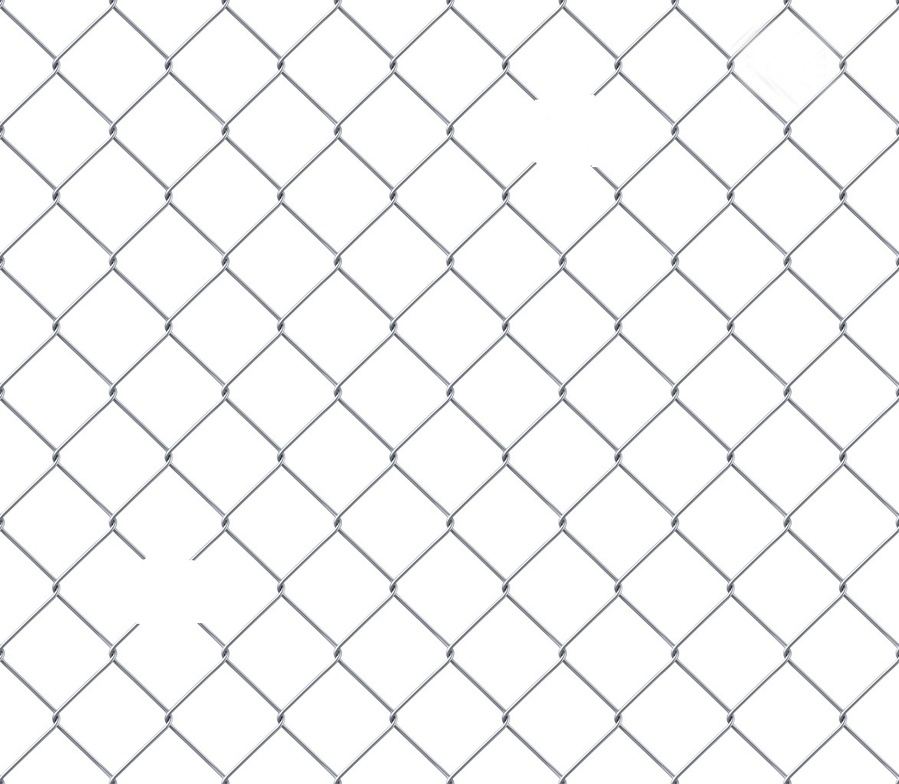
#> input picture au/au5/fence.jpg, 899 x 784 px, shrunk from 1173 x 1023 before the run
$ python a6.py
#> lines starting #> are read from the running program, lines starting #| are printed output that depends on the picture; after the words box and inside, x2 and y2 are one past the last pixel; in counts of white or black regions, pixels touching at a corner belong together
# Example: chain link fence hole detection
import cv2
import numpy as np
from matplotlib import pyplot as plt

# Load test image and binarize
img = cv2.imread('fence.jpg', 0)
#> img: shape (784, 899); min 18, max 255, mean 245.7
ret,BW = cv2.threshold(img,0,255,cv2.THRESH_BINARY+cv2.THRESH_OTSU)
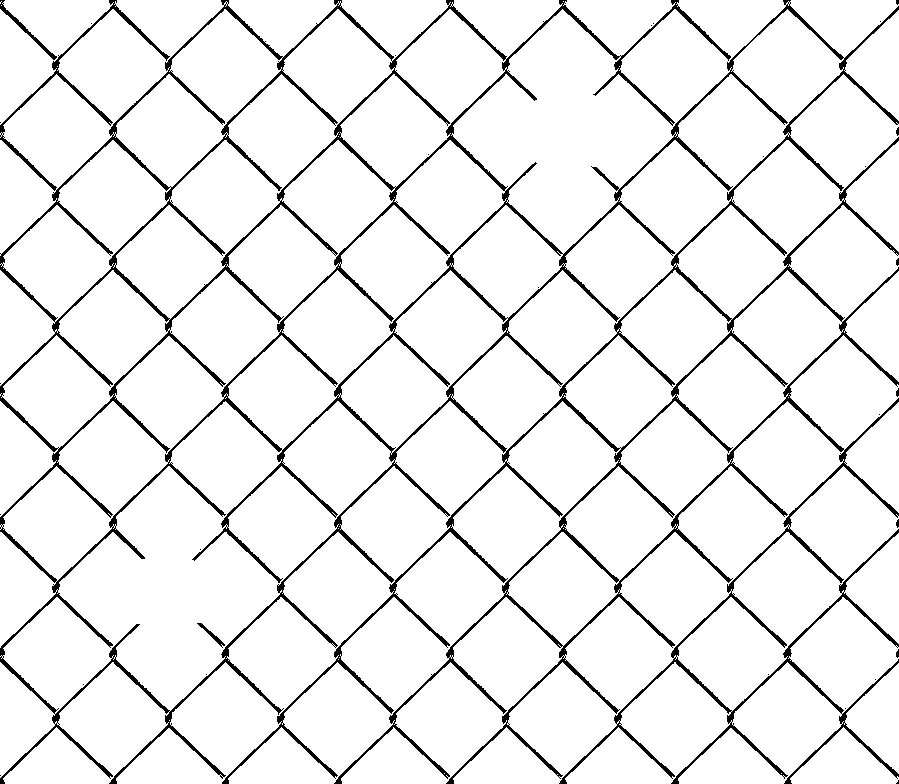
#> BW: shape (784, 899); 93.1% white; black in thin lines or dots
#> ret = 198

# Perform erosion with cross structuring element
se = cv2.getStructuringElement(cv2.MORPH_CROSS,(151,151))
BW1 = cv2.erode(BW,se,iterations = 1)
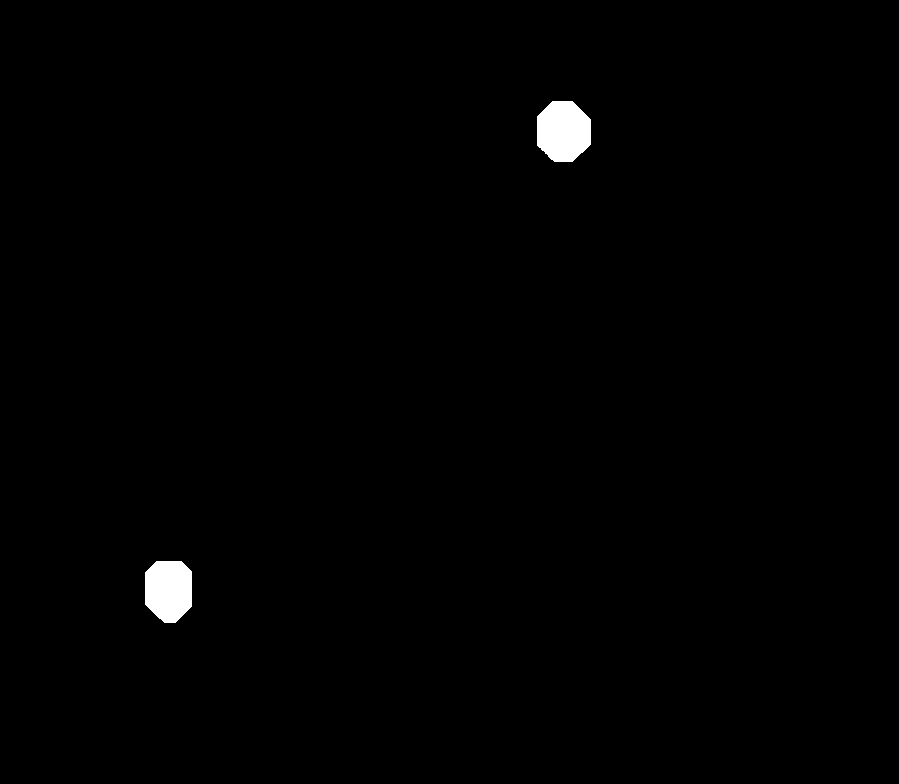
#> BW1: shape (784, 899); 0.73% white; 2 white regions, box (x1, y1, x2, y2) and area: (537, 101, 591, 162) 2698, (145, 561, 192, 623) 2482

# Show images
plt.subplot(1, 4, 1)
plt.imshow(se,cmap='gray')
plt.title('Cross structuring element')

plt.subplot(1, 4, 2)
plt.imshow(img, cmap='gray')
plt.title('Original Image')

plt.subplot(1, 4, 3)
plt.imshow(BW, cmap='gray')
plt.title('Binarized Image')

plt.subplot(1, 4, 4)
plt.imshow(BW1, cmap='gray')
plt.title('Eroded Image')

plt.show()
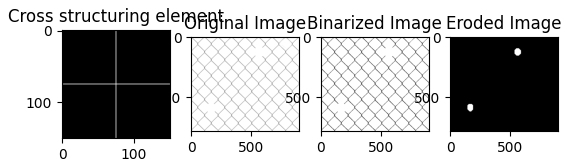
#> figure drawn by matplotlib, 4 panels

# Save images
cv2.imwrite('Binary_Erosion_Fence_bw-1.png', BW)
cv2.imwrite('Binary_Erosion_Fence_detect-1.png', BW1)
